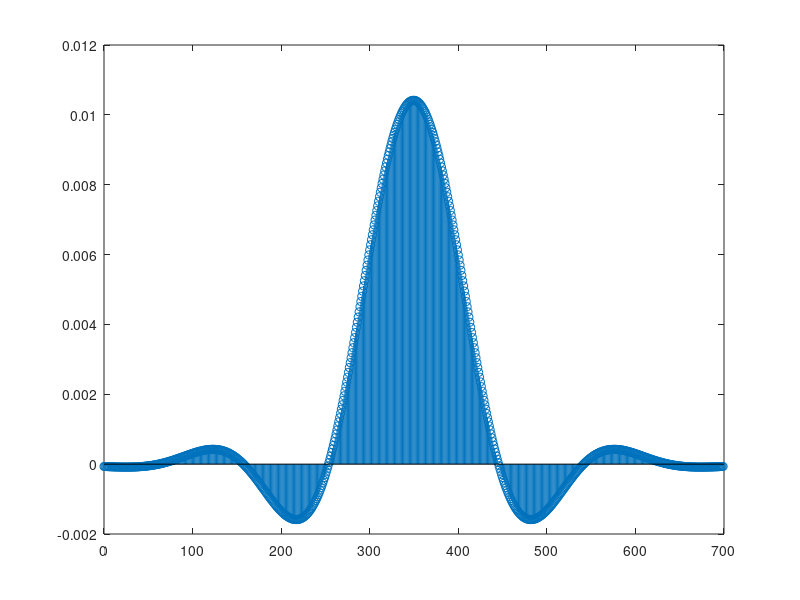
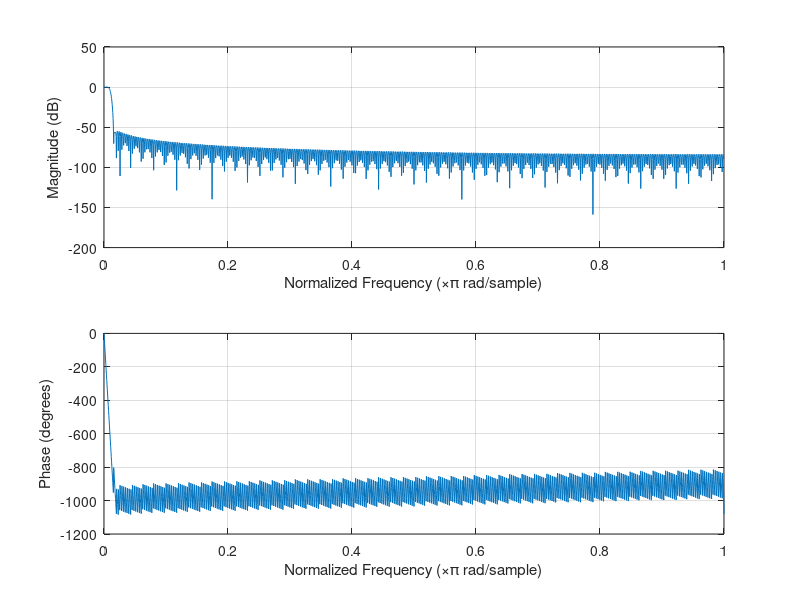

Reproduce these figures in MATLAB, in order. (Note: this script raises an error after producing the figures.)
fs = 48000; % sample rate
f1 = 250;
N = 700; % number of filter coefficients
win = hamming(N)'; % window: transposed so .* can be used
wc = (f1 / (fs / 2)) * pi; % cutoff frequency
n = 0:N-1;
L = (N-1)/2;
hLP = win .* ((wc/pi) * sinc((wc/pi) * (n - L)));
figure; stem(n, hLP);
figure; freqz(hLP, 1);
subplot(2,1,1); refline(0,-3); % Add a -3 dB reference line
figure; zplane(hLP, 1);
